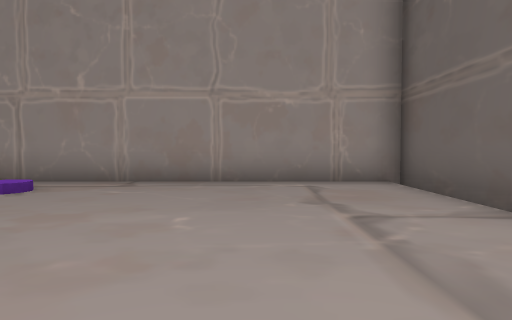
View 1 (above)

21 first-person views from a walk through a 3-D level made in the Unity game engine. The camera is 1.3 m above the floor, tilts 2° down and sees 75° across. The floor is counted in squares, 2 m on a side. Each view is taken from the middle of a square. On the plan, view 1 faces up. The plan holds only what a view shows up to about 10 squares ahead; the rest is blank. The place goes on beyond the plan. The player character is not drawn.

View 2
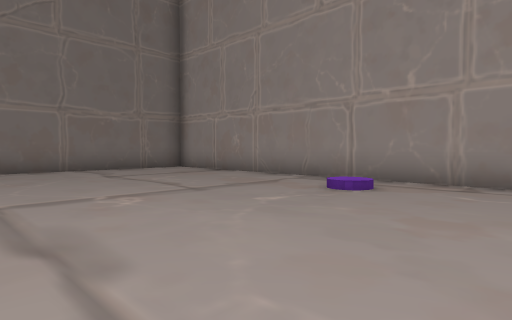

View 3
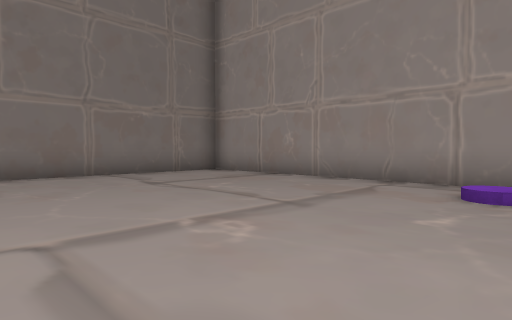

View 4
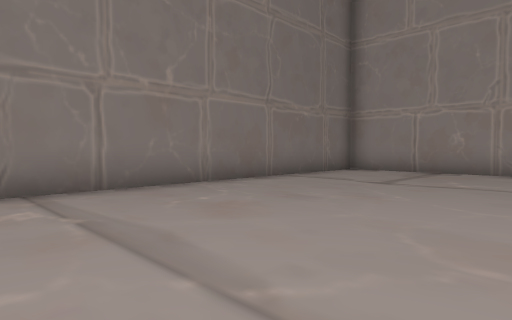

View 5
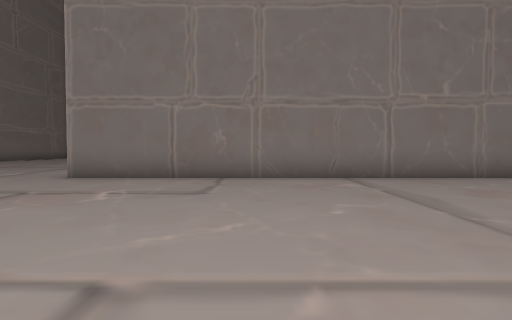

View 6
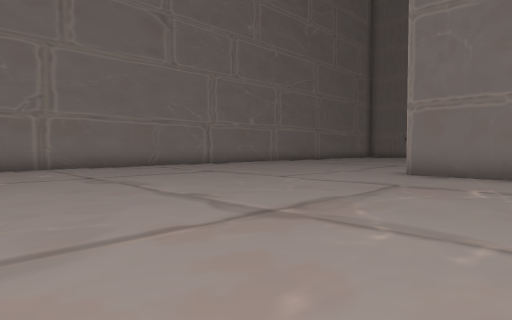

View 7
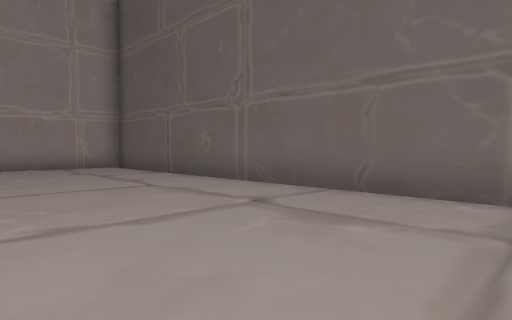

View 8
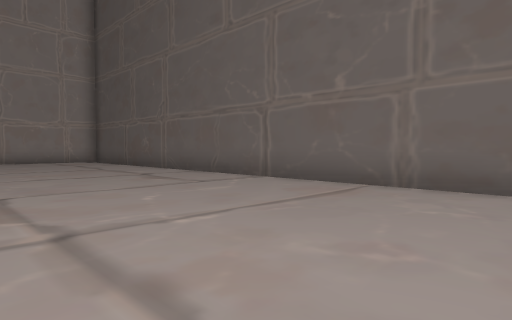

View 9
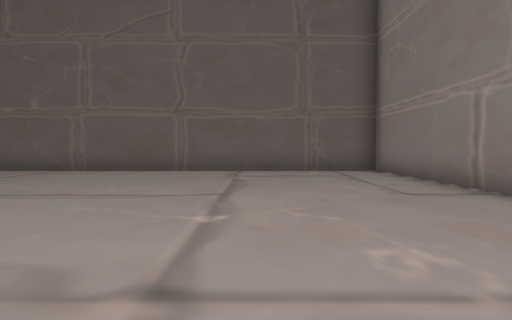

View 10
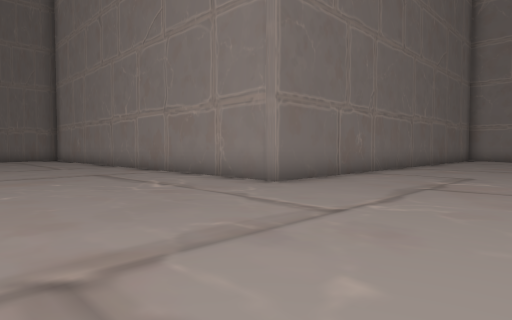

View 11
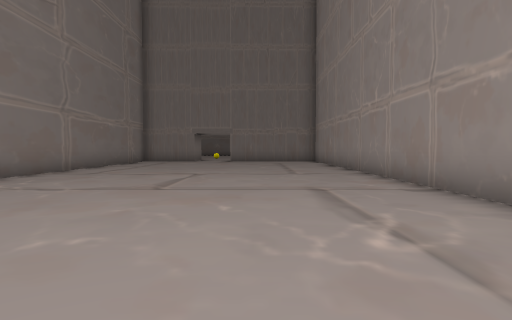

View 12
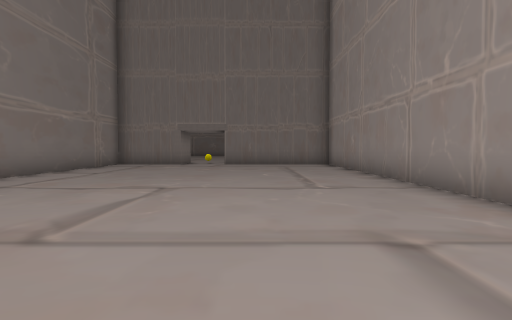

View 13
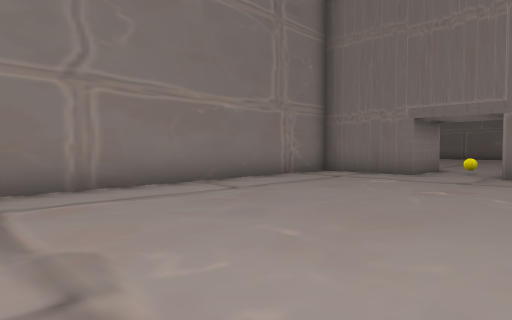

View 14
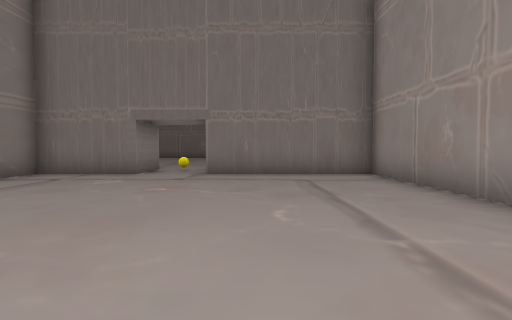

View 15
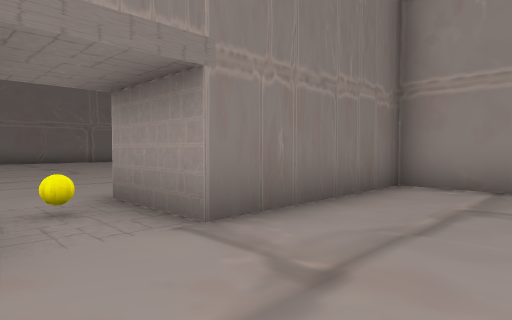

View 16
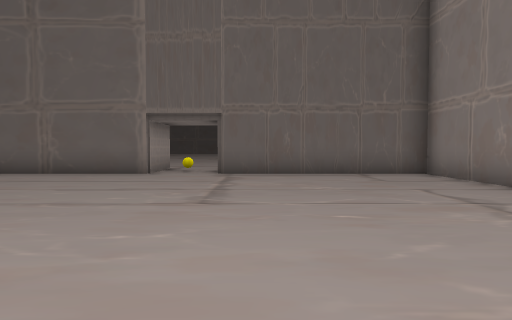

View 17
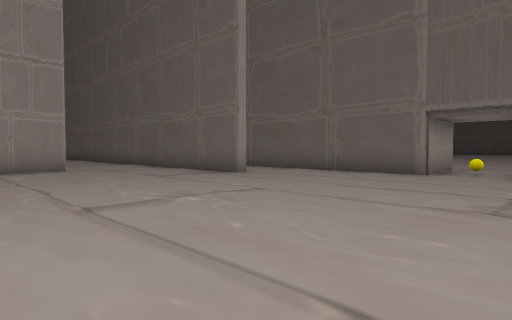

View 18
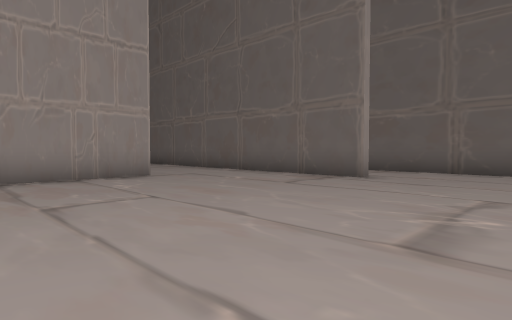

View 19
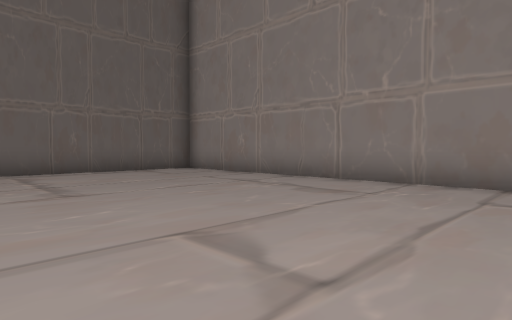

View 20
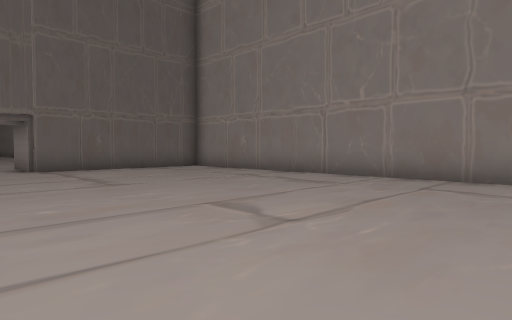

View 21
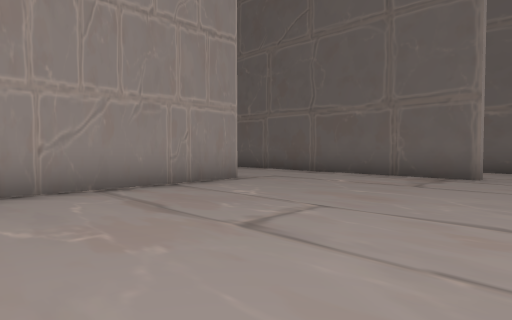

### Floor plan
Points are (right, up) in squares from view 1. A wall is a line through its corners. A room is listed if a view was taken in it or the views show most of it. See-through windows are left out.
Room 1 (views 1, 2, 3, 4, 5, 6, 7, 8, 9, 10, 11, 12, 13, 14, 15)
walls: (-5.8, -16.5) (-4.5, -16.5); (-2.5, -16.5) (2.8, -16.5) (2.8, 6.5) (-10.6, 6.5); (-11.3, 5.9) (-11.3, -8.1) (-26.4, -8.1) (-26.4, -12.3) (-28.5, -12.3); (-28.5, -14) (-26.4, -14) (-26.4, -16.5) (-17.1, -16.5)
ways out: opening at (-27.5, -13) to room 2
objects: other object (-28, -13); other object (-4, 5)
Room 2 (views 16, 17, 18, 19, 20, 21)
walls: (-31.1, -8.5) (-31.1, -5.5); (-28.5, -12.3) (-28.5, -9.6); (-38.1, -19.4) (-28.5, -19.4) (-28.5, -14); (-34.1, -4.6) (-38.4, -4.6)
ways out: opening at (-27.5, -13) to room 1; opening at (-31.6, -6)

Where each view was taken, in squares from view 1:
view 1: 0 up, 0 right, facing up
view 2: 0 up, 1 left, facing up-left
view 3: 0 up, 3 left, facing up-left
view 4: 3 down, 6 left, facing up-left
view 5: 4 down, 4 left, facing left
view 6: 5 down, 3 left, facing down-left
view 7: 5 down, 2 left, facing up-right
view 8: 10 down, 3 left, facing up-right
view 9: 13 down, 7 left, facing right
view 10: 13 down, 7 left, facing up-left
view 11: 11 down, 10 left, facing left
view 12: 11 down, 13 left, facing left
view 13: 11 down, 18 left, facing down-left
view 14: 11 down, 18 left, facing left
view 15: 14 down, 24 left, facing up-left
view 16: 15 down, 37 left, facing right
view 17: 15 down, 37 left, facing up-right
view 18: 12 down, 38 left, facing up-right
view 19: 13 down, 38 left, facing down-right
view 20: 12 down, 39 left, facing down-right
view 21: 10 down, 39 left, facing up-right
